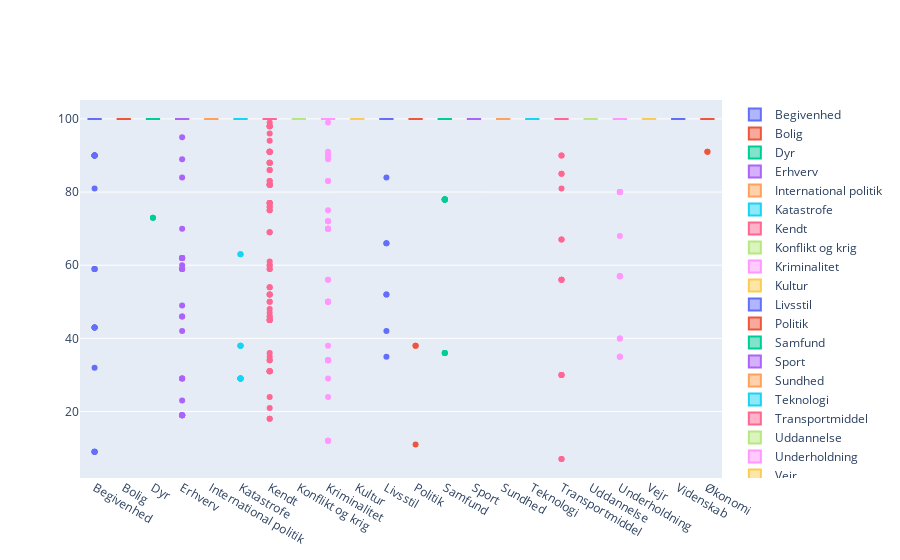

The notebook cell saved with this chart:
### Code cell
# Boxplot

sorted_unique_topic_scroll_freq = dict(sorted(unique_topic_scroll_freq.items()))


indices = [x for x in sorted_unique_topic_scroll_freq.keys()]
values = [x for x in sorted_unique_topic_scroll_freq.values()]

fig = go.Figure()

for trace_, name_ in zip(values, indices):

    fig.add_trace(go.Box(y = trace_, name = name_))


fig.show()

### Figure 1 — Plotly figure (JSON) as saved in the notebook; plotly's stock layout.template omitted (floating-point values rounded to 4 significant figures; data arrays with more than 128 entries replaced by an {"elided": "..."} marker saying what was removed)
{"data": [{"name": "Begivenhed", "type": "box", "y": {"elided": "1624 int values"}}, {"name": "Bolig", "type": "box", "y": [null, null, 100]}, {"name": "Dyr", "type": "box", "y": {"elided": "251 int values"}}, {"name": "Erhverv", "type": "box", "y": {"elided": "3230 int values"}}, {"name": "International politik", "type": "box", "y": [100, 100, 100, 100, 100, 100, 100, 100, 100, 100, 100, 100, 100, 100, 100, 100, 100, 100, 100, 100, 100, 100, 100, 100, 100, 100, 100, 100, 100, 100, 100, 100, 100, 100, 100, 100, 100, 100, 100, 100, 100, 100, 100, 100, 100, 100, 100, 100, 100, 100, 100, 100]}, {"name": "Katastrofe", "type": "box", "y": {"elided": "830 int values"}}, {"name": "Kendt", "type": "box", "y": {"elided": "7941 int values"}}, {"name": "Konflikt og krig", "type": "box", "y": [100, 100, 100, 100, 100, 100, 100, 100, 100, 100, 100, 100, 100, 100, 100, 100, 100, 100, 100, 100, 100, 100, 100, 100, 100, 100, 100, 100, 100, 100, 100, 100, 100, 100, 100, 100, 100, 100, 100, 100, 100, 100, 100, 100, 100, 100, 100, 100, 100, 100, 100, 100, 100, 100, 100, 100, 100, 100, 100, 100, 100, 100, 100, 100, 100, 100, 100, 100, 100, 100, 100, 100, 100, 100, 100, 100, 100, 100, 100, 100, 100, null, null, 100, 100, 100, 100, 100, 100, 100, 100, 100, 100]}, {"name": "Kriminalitet", "type": "box", "y": {"elided": "4624 int values"}}, {"name": "Kultur", "type": "box", "y": {"elided": "206 int values"}}, {"name": "Livsstil", "type": "box", "y": {"elided": "1221 int values"}}, {"name": "Politik", "type": "box", "y": {"elided": "1333 int values"}}, {"name": "Samfund", "type": "box", "y": {"elided": "647 int values"}}, {"name": "Sport", "type": "box", "y": [100, 100, 100, 100, 100, 100, 100, 100, 100, 100, 100, 100, 100, 100, 100, 100, 100, 100, 100, 100, 100, 100, 100, 100, 100, 100, 100, 100, 100, 100, 100, 100, 100, 100, 100, 100, 100, 100, 100, 100, 100, 100, 100, 100, 100, 100, 100, 100, 100, 100, 100, 100, 100, 100, 100, 100, 100, 100, 100, 100, 100, 100, 100, 100, 100, 100, 100, 100, 100, 100, 100, 100, 100, 100, 100, 100, 100, 100, 100, 100, 100, 100, 100, 100, 100, 100, 100, 100, 100, 100]}, {"name": "Sundhed", "type": "box", "y": [100, 100, 100, 100, 100, 100, 100, 100, 100, 100, 100, 100, 100, 100, 100, 100, 100, 100, 100, 100, 100, 100, 100, 100, 100, 100, 100, 100, 100, 100, 100, 100, 100, 100, 100, 100, 100, 100, 100, 100, 100, 100, 100, 100, 100, 100, 100, 100, 100, 100, 100, 100, 100, 100, 100, 100, 100, 100, 100, 100, 100, 100, 100, 100, 100, 100, 100, 100, 100, 100, 100, 100, 100, 100, 100, 100, 100, 100, 100, 100, 100, 100, 100, 100, 100, 100, 100, 100, null, 100, 100, 100, 100, 100, 100, 100, 100, 100, 100, 100, 100, 100, 100, 100, 100, 100, 100, 100, 100, 100, 100]}, {"name": "Teknologi", "type": "box", "y": [100, 100, 100, 100, 100, 100, 100, 100, 100, 100, 100, 100, 100, 100, 100, 100, 100, 100, 100, 100, 100, 100, 100, 100, 100, 100, 100, 100, 100, 100, 100, 100, 100, 100, 100, 100, 100, 100, 100, 100, 100, 100, 100, 100, 100, 100, 100, 100, 100, 100, 100, 100, null, 100, 100, 100, 100, 100, 100, 100, 100, 100, 100, 100, 100, 100, 100, 100, 100, 100, 100, 100, 100, 100, 100, 100, 100, 100, 100, 100, 100, 100, 100, 100, 100, 100, 100, 100, 100, 100, 100, 100, 100, 100, 100, 100, 100, 100, 100, 100, null, 100, 100, 100, 100]}, {"name": "Transportmiddel", "type": "box", "y": {"elided": "1235 int values"}}, {"name": "Uddannelse", "type": "box", "y": [100, 100, 100, 100, 100, 100, 100, 100, 100, 100, 100, 100, 100, 100, 100, 100, 100, 100, 100, 100, 100, 100, 100, 100, 100, 100, 100, 100, 100, 100, 100, 100, 100, 100, 100, 100, 100, 100, 100, 100, 100, 100, 100, 100, 100, 100, 100, 100, 100, 100, 100, 100, 100, 100, 100, 100, 100, 100, 100, 100, 100, 100, 100, 100, 100, 100, 100, null, 100, null, 100, null, 100, null, 100, null, 100, 100, 100, 100, 100, 100, 100, 100, 100, 100, 100, 100, 100, 100, 100, 100, 100, 100, 100, 100, 100, 100, 100, 100, 100, 100]}, {"name": "Underholdning", "type": "box", "y": {"elided": "611 int values"}}, {"name": "Vejr", "type": "box", "y": {"elided": "256 int values"}}, {"name": "Videnskab", "type": "box", "y": {"elided": "136 int values"}}, {"name": "Økonomi", "type": "box", "y": {"elided": "424 int values"}}], "layout": {}}
